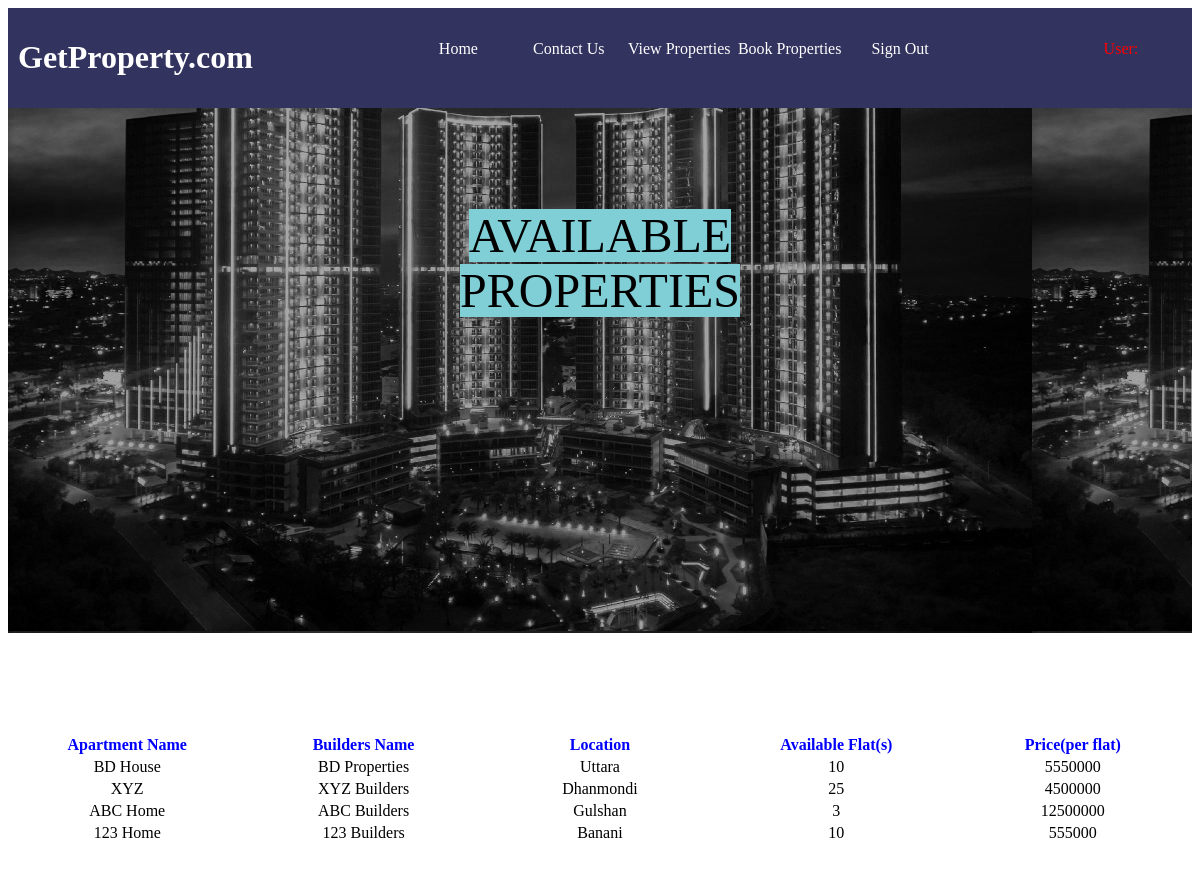
Page /Controller/view_prop.php on the committed database.
### tables this page shows
CREATE TABLE `properties` (
  `apartment_name` varchar(100) NOT NULL,
  `builder` varchar(100) NOT NULL,
  `location` varchar(100) NOT NULL,
  `flat` int(200) NOT NULL,
  `price` int(100) NOT NULL
);

### Controller/view_prop.php (the view, shortened to what this page needs)
<!DOCTYPE html>
<html lang="en">
<head>
    <link href="../View/css/style.css" type="text/css" rel="stylesheet">
</head>
<body>
    <div id="full">
        <div style="background-image: url('../View/img/bg1.jpg'); width: 100%; height: 625px;">
            <div id="header" style="background: rgb(51, 51, 96);">
                <div id="logo">
                    <h1><font color="white"> GetProperty.com </font></h1>
                </div>
                <div id="nav">
                <ul>
                        <li><a href="index.php">Home</a></li>
                        <li><a href="contact.php">Contact Us</a></li>
                        <li><a href="view_prop.php">View Properties</a></li>
                        <li><a href="book.php">Book Properties</a></li>
                        <li><a href="login.php">Sign Out</a></li>
                        <li><a href="#"></a></li>
                        <li><a href="user.php"><font color="red">User:
                                ?></font>
                            </a>
                        </li>
                    </ul>
                </div>
            </div>
            <div id="block"></div>
            <div id="heading">
            <center>
            <font size="60" color="black" style="background-color: #80ced6;">AVAILABLE<br> PROPERTIES</font>
            </center>
            </div>
            <div id="banner"></div>
        </div>
    </div>
    <div id="block"></div>
    <div id="banner">
            <div>
                <center>
                <table>
                    <tr>
                        <th width="10%" height="50%"><font color="blue">Apartment Name</font></th>
                        <th width="10%" height="50%"><font color="blue">Builders Name</font></th>
                        <th width="10%" height="50%"><font color="blue">Location</font></th>
                        <th width="10%" height="50%"><font color="blue">Available Flat(s)</font></th>
                        <th width="10%" height="50%"><font color="blue">Price(per flat)</font></th>
                    </tr>
                    <?php
                        $db = mysqli_connect("localhost", "root", "", "user_activity");
                        $sql = "SELECT apartment_name, builder, location, flat, price FROM properties";
                        $result = mysqli_query($db, $sql);
                        if(mysqli_num_rows($result) > 0){
                            while($row = mysqli_fetch_array($result)){
                                echo "<tr><td><center>" . $row["apartment_name"] . "</center></td><td><center>". $row["builder"] . "</center></td><td><center>"
                                . $row["location"] . "</center></td><td><center>". $row["flat"] . "</center></td><td><center>"
                                . $row["price"] . "</center></td></tr>";
                            }
                        }
                    ?>
                </table>
                </center>
            </div>
        </div>
</body>
</html>

### View/css/style.css (style rules this page uses)
@media (max-width: 1500px) and (min-width: 100px) { #full { width: 100%; height: auto; } }
@media (max-width: 1500px) and (min-width: 100px) { #header { width: 100%; height: 100px; } }
@media (max-width: 1500px) and (min-width: 100px) { #logo { width: 30%; height: 100px; float: left; } }
@media (max-width: 1500px) and (min-width: 100px) { #nav { width: 70%; height: 100px; float: left; } }
@media (max-width: 1500px) and (min-width: 100px) { ul li { list-style: none; float: left; width: 14%; height: 50px; line-height: 50px; text-align: center; } }
@media (max-width: 1500px) and (min-width: 100px) { a { text-decoration: none; color: white; } }
@media (max-width: 1500px) and (min-width: 100px) { h1 { padding: 10px; } }
@media (max-width: 1500px) and (min-width: 100px) { #banner { width: 100%; height: 400px; } }
@media (max-width: 1500px) and (min-width: 100px) { #block { width: 100%; height: 100px; } }

### rows in the picture
properties: apartment_name "BD House", builder "BD Properties", location "Uttara", flat "10", price "5550000"
properties: apartment_name "XYZ", builder "XYZ Builders", location "Dhanmondi", flat "25", price "4500000"
properties: apartment_name "ABC Home", builder "ABC Builders", location "Gulshan", flat "3", price "12500000"
properties: apartment_name "123 Home", builder "123 Builders", location "Banani", flat "10", price "555000"
